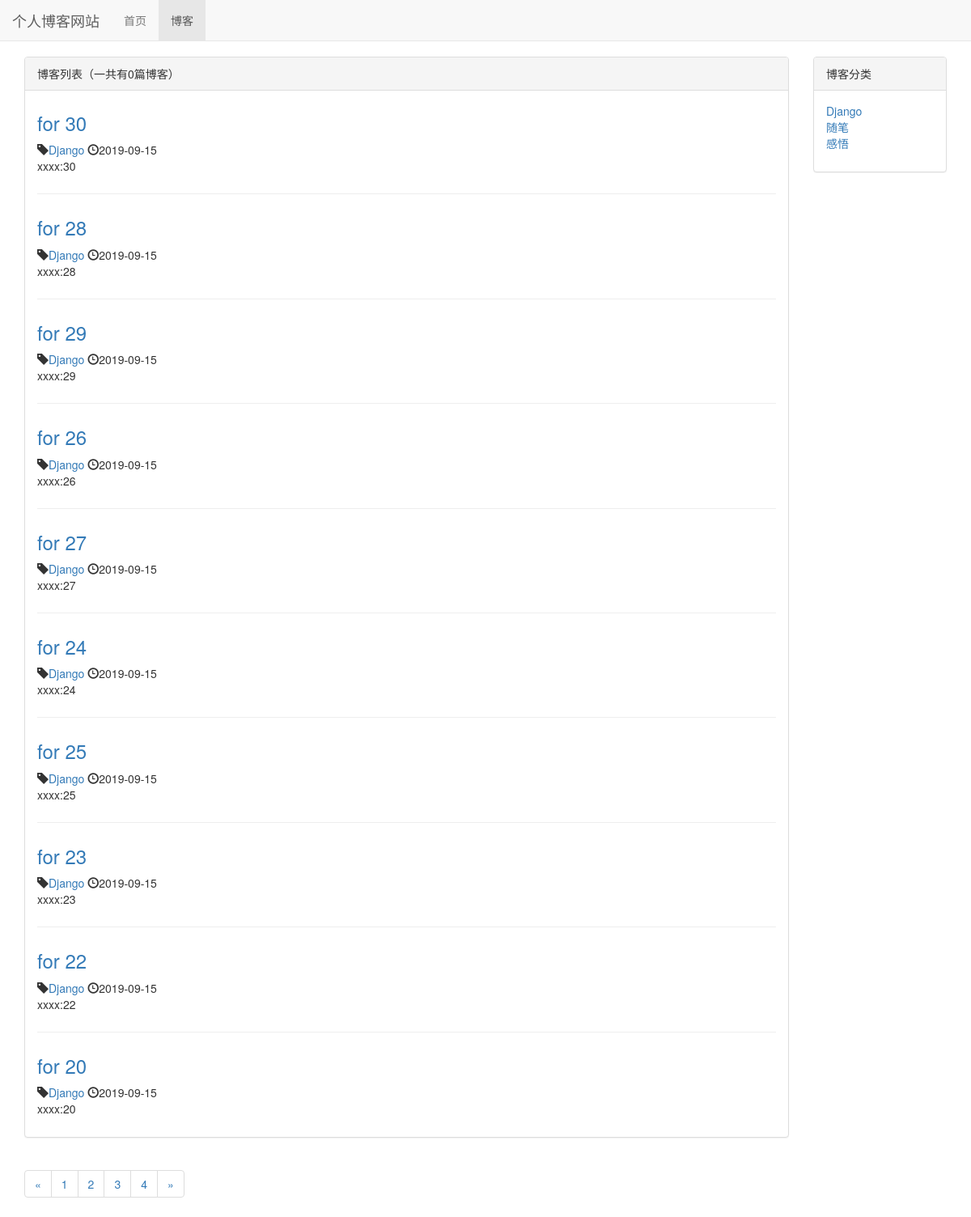
Screenshot of /blog/ with the database file from the repository.
### blog/models.py (models this page shows, shortened)
class Blog(models.Model):
    title = models.CharField(max_length=50)
    blog_type = models.ForeignKey(BlogType,on_delete=models.DO_NOTHING)
    content = models.TextField()
    author = models.ForeignKey(User,on_delete=models.DO_NOTHING)
    created_time = models.DateTimeField(auto_now_add=True)
    last_updated_time = models.DateTimeField(auto_now=True)
    class Meta:
        ordering = ['-created_time']

class BlogType(models.Model):
    type_name = models.CharField(max_length=15)
    def __str__(self):
        return self.type_name

### blog/views.py (the view)
# urls.py: path('',views.blog_list,name='blog_list'),
def blog_list(request):
    blogs_all_list = Blog.objects.all()
    paginator = Paginator(blogs_all_list,10)
    page_num = request.GET.get('page',1)#获取url的页面参数（GET请求）
    page_of_blogs = paginator.get_page(page_num)#paginator.page(int(page_num))
    context ={}
    context['page_of_blogs'] = page_of_blogs
    context['blog_types'] = BlogType.objects.all()
    return render_to_response('blog/blog_list.html',context)

### blog/templates/blog/blog_list.html (shortened to what this page needs)
{% extends 'base.html' %}
{% block nav_blog_active %}active{% endblock %}
{% load staticfiles %}
{% block header_extends %}
    <link rel="stylesheet" href="{% static 'blog/blog.css' %}">
{% endblock %}
{% block content %}
    <div class="container">
        <div class="row">
            <div class="col-xs-12 col-sm-8 col-md-9 col-lg-10">
                <div class="panel panel-default">
                    <div class="panel-heading">{% block blog_list_title %}博客列表（一共有{{ page_of_blogs.paginator.count|length }}篇博客）
                    {% endblock %}</div>
                    <div class="panel-body">
                        {% for blog in page_of_blogs.object_list %}
                            <div class="blog">
                                <h3><a href="{% url 'blog_detail' blog.pk %}">{{ blog.title }}</a></h3>
                                <p class="blog-info">
                                    <span class="glyphicon glyphicon-tag" ></span><a href="{% url 'blogs_with_type' blog.blog_type.pk %}">{{ blog.blog_type}}</a>
                                    <span class="glyphicon glyphicon-time" ></span>{{ blog.created_time|date:"Y-m-d"}}
                                </p>
                                <p>{{ blog.content|truncatechars:120 }}</p>
                            </div>
                        {% empty %}
                            <div class="blog">
                                <h3>暂无博客，敬请期待</h3>
                            </div>
                        {% endfor %}
                    </div>
                </div>
                <div>
                      <ul class="pagination">
                        <li>
                            {% if page_of_blogs.has_previous %}
                                <a href="?page={{ page_of_blogs.previous_page_number }}" aria-label="Previous">
                                    <span aria-hidden="true">&laquo;</span>
                                 </a>
                            {% else %}
                                <span aria-hidden="true">&laquo;</span>
                            {% endif %}
                        </li>
                        {% for page_num in page_of_blogs.paginator.page_range %}
                            <li><a href="?page={{ page_num }}">{{ page_num }}</a></li>
                        {% endfor %}
                        <li>
                            {% if page_of_blogs.has_next %}
                                <a href="?page={{ page_of_blogs.next_page_number }}" aria-label="Next">
                                    <span aria-hidden="true">&raquo;</span>
                                 </a>
                            {% else %}
                                <span aria-hidden="true">&raquo;</span>
                            {% endif %}
                        </li>
                      </ul>
                </div>
            </div>
            <div class="hidden-xs col-sm-4 col-md-3 col-lg-2">
                <div class="panel panel-default">
                    <div class="panel-heading">博客分类</div>
                    <div class="panel-body">
                        <ul class="blog-types" >
                            {% for blog_type in blog_types %}
                                <li>
                                    <a href="{% url 'blogs_with_type' blog_type.pk %}">{{ blog_type.type_name }}</a>
                                </li>
                            {% empty %}
                                <li>暂无分类</li>
                            {% endfor %}
                        </ul>
                    </div>
                </div>
            </div>
        </div>
    </div>
{% endblock %}

### templates/base.html (shortened to what this page needs)
{% load staticfiles %}
<!DOCTYPE html>
<html lang="zh-CN">
<head>
    <link rel="stylesheet" href="{% static 'base.css' %}">
    <link rel="stylesheet" href="{% static 'bootstrap-3.3.7/css/bootstrap.min.css' %}">
    {% block header_extends %}{% endblock %}
</head>
<body>
    <div class="navbar navbar-default navbar-fixed-top" role="navigation">
        <div class="container-fluid">
            <div class="navbar-header">
                <a class="navbar-brand" href="{% url 'home' %}">个人博客网站</a>
            </div>
            <div id="navbar-collapse" class="collapse navbar-collapse">
                <ul class="nav navbar-nav">
                    <li class="{% block nav_home_active %}{% endblock %}"><a href="{% url 'home' %}">首页</a></li>
                    <li class="{% block nav_blog_active %}{% endblock %}"><a href="{% url 'blog_list' %}">博客</a></li>
                </ul>
            </div>
        </div>
    </div>
    {% block content %}{% endblock %}
</body>
</html>

### static/base.css (style rules this page uses)
* { margin: 0; padding: 0; }
body { margin-top:70px!important; }

### blog/static/blog/blog.css (style rules this page uses)
ul.blog-types { list-style-type: none; }
div.blog:not(:last-child) { margin-bottom: 2em; padding-bottom: 1em; border-bottom: 1px solid #eee; }
div.blog h3 { margin-top:0.5em; }
div.blog p.blog-info { margin-bottom:0; }

### rows the page displays
Blog: title "for 30", blog_type "Django", created_time "2019-09-15", content "xxxx:30"
Blog: title "for 28", blog_type "Django", created_time "2019-09-15", content "xxxx:28"
Blog: title "for 29", blog_type "Django", created_time "2019-09-15", content "xxxx:29"
Blog: title "for 26", blog_type "Django", created_time "2019-09-15", content "xxxx:26"
Blog: title "for 27", blog_type "Django", created_time "2019-09-15", content "xxxx:27"
Blog: title "for 24", blog_type "Django", created_time "2019-09-15", content "xxxx:24"
Blog: title "for 25", blog_type "Django", created_time "2019-09-15", content "xxxx:25"
Blog: title "for 23", blog_type "Django", created_time "2019-09-15", content "xxxx:23"
Blog: title "for 22", blog_type "Django", created_time "2019-09-15", content "xxxx:22"
Blog: title "for 20", blog_type "Django", created_time "2019-09-15", content "xxxx:20"
BlogType: type_name "Django"
BlogType: type_name "随笔"
BlogType: type_name "感悟"

### other values shown
{{ page_of_blogs.paginator.count|length }} "0"
{{ page_num }} "1" "2" "3" "4"
